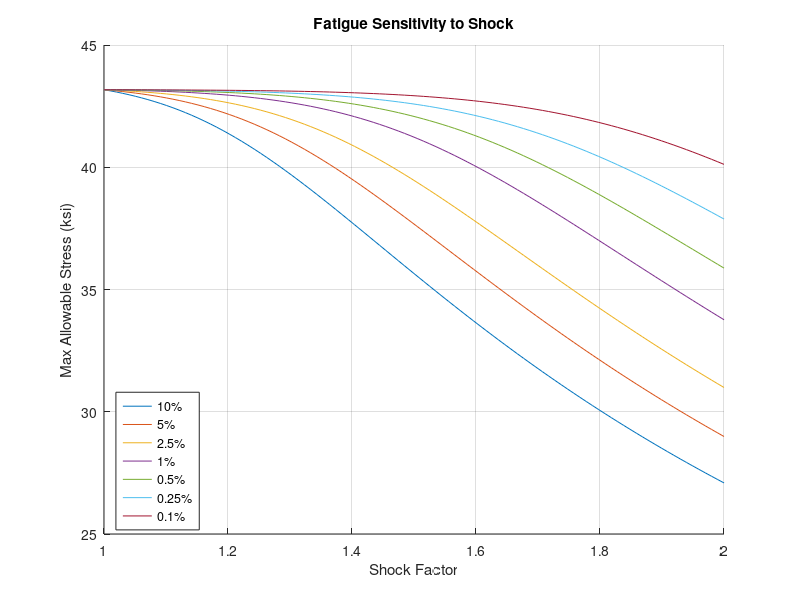

Write MATLAB code to recreate this figure. (Note: this script raises an error after producing the figure.)
function [  ] = MinorPlotReport(  )
%MINORPLOTREPORT Summary of this function goes here
%   Detailed explanation goes here

AR1 = 191;
BR1 = -.099;
goalN = 1.67*10^6;

for shock_percentage = [.1, .05, .025, .01, .005, .0025, .001]
    shock_factor = linspace(1,2);
    sigma_allowable = AR1*(2*goalN*shock_percentage*shock_factor.^(-1/BR1) + 2*goalN*(1-shock_percentage)).^BR1;
%     sigma_allowable = sigma_allowable.*shock_factor;
    hold on
    plot(shock_factor, sigma_allowable)
end
title('Fatigue Sensitivity to Shock');
xlabel('Shock Factor');
ylabel('Max Allowable Stress (ksi)');
grid on
leg = legend('10%', '5%', '2.5%', '1%', '0.5%', '0.25%', '0.1%','Location','southwest');
pos = get(leg, 'Position');
pos(2) = pos(2)*0.9;
set(leg, 'Position', pos)
legaxis = axes('Parent', leg.Parent, 'Units', leg.Units, 'Position', leg.Position, ...
    'XTick', [], 'YTick', [], 'Color', 'none', 'YColor', 'none', 'XColor', 'none', ...
    'HandleVisibility', 'off', 'HitTest', 'off');
title(legaxis, {'Percent of Cycles' 'at Shock Load'}, 'FontWeight', 'bold', 'FontSize', 8);
hlink = linkprop([leg, legaxis], {'Units', 'Position', 'Visible'});
setappdata(legaxis, 'listeners', hlink);
addlistener(leg, 'ObjectBeingDestroyed', @(h,e) delete(legaxis));

legstr = get(leg, 'String');
legstr{8} = 'hi';
set(leg, 'String', legstr)
end

